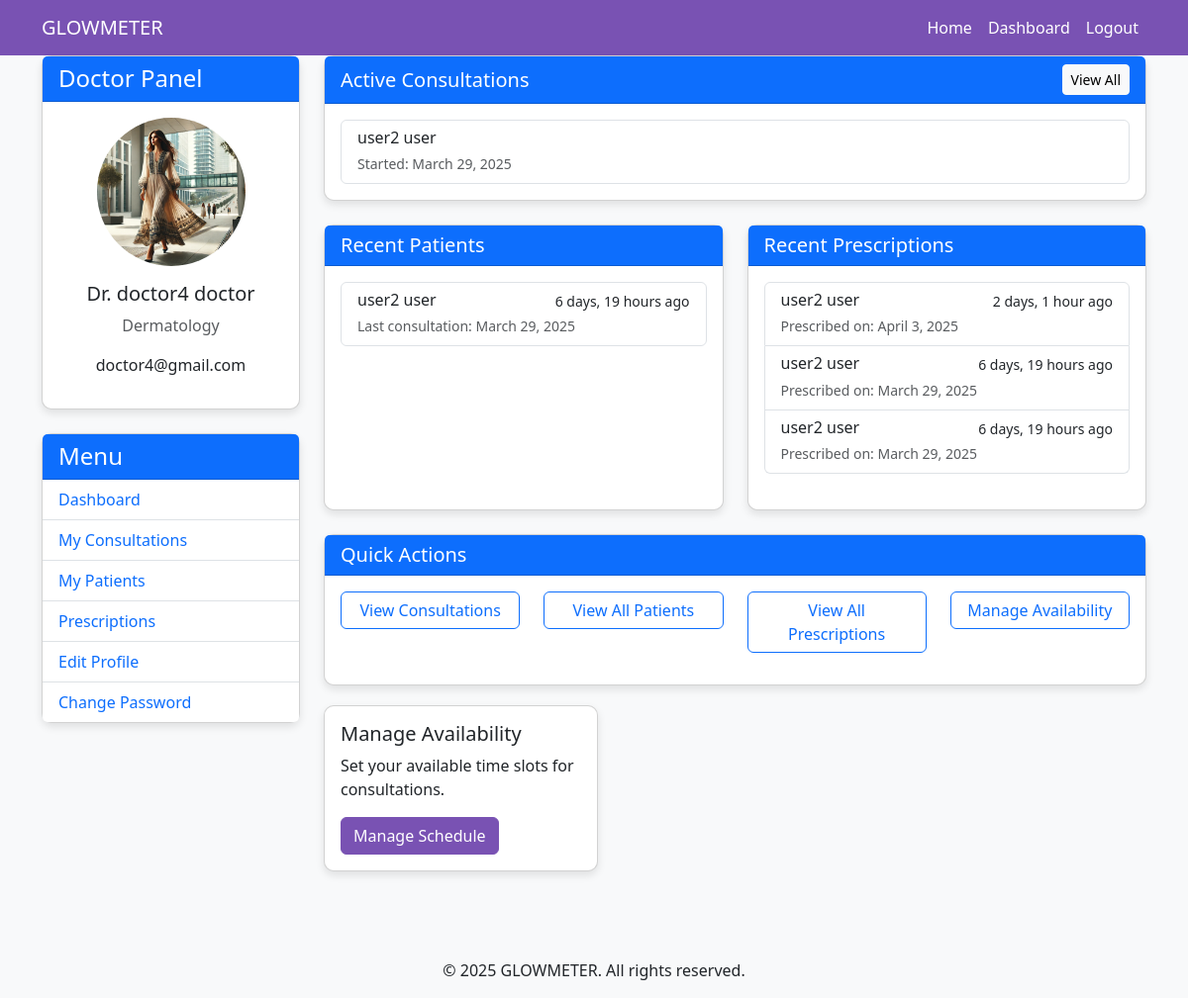
Page /dashboard/ (signed in) on the committed database.
### glowmeter_app/models.py (models this page shows, shortened)
class User(AbstractBaseUser, PermissionsMixin):
    username = None
    email = models.EmailField(unique=True)
    first_name = models.CharField(max_length=30, blank=True)
    last_name = models.CharField(max_length=30, blank=True)
    profile_picture = models.ImageField(upload_to='admins/', null=True, blank=True)
    is_active = models.BooleanField(default=True)
    is_staff = models.BooleanField(default=False)
    is_doctor = models.BooleanField(default=False)
    is_admin = models.BooleanField(default=False)
    date_joined = models.DateTimeField(auto_now_add=True)
    USERNAME_FIELD = 'email'
    REQUIRED_FIELDS = []
    objects = UserManager()

class Doctor(models.Model):
    user = models.OneToOneField(User, on_delete=models.CASCADE, related_name='doctor_profile')
    full_name = models.CharField(max_length=100)
    specialty = models.CharField(max_length=100)
    bio = models.TextField()
    profile_picture = models.ImageField(upload_to='doctors/', null=True, blank=True)
    is_available = models.BooleanField(default=True)

class Consultation(models.Model):
    user = models.ForeignKey(User, on_delete=models.CASCADE, related_name='user_consultations')
    doctor = models.ForeignKey(Doctor, on_delete=models.CASCADE, related_name='doctor_consultations')
    started_at = models.DateTimeField(auto_now_add=True)
    is_active = models.BooleanField(default=True)

class Prescription(models.Model):
    doctor = models.ForeignKey(Doctor, on_delete=models.CASCADE, related_name='prescriptions')
    patient = models.ForeignKey(User, on_delete=models.CASCADE, related_name='prescriptions')
    products = models.ManyToManyField(Product, through='PrescriptionItem')
    created_at = models.DateTimeField(auto_now_add=True)
    notes = models.TextField(blank=True)

### glowmeter_app/views.py (the view)
# urls.py: path('dashboard/', views.dashboard, name='dashboard'),
@login_required
def dashboard(request):
    user = request.user
    if user.is_admin:
        users_count = User.objects.filter(is_doctor=False, is_admin=False).count()
        doctors = Doctor.objects.all()
        consultations_count = Consultation.objects.count()
        products_count = Product.objects.count()
        recent_activities = []
        recent_users = User.objects.filter(is_doctor=False, is_admin=False).order_by('-date_joined')[:5]
        for user in recent_users:
            recent_activities.append({
                'type': 'registration',
                'user': user,
                'timestamp': user.date_joined,
                'message': f"New user registered: {user.first_name} {user.last_name}"
            })
        recent_consultations = Consultation.objects.order_by('-started_at')[:5]
        for consultation in recent_consultations:
            recent_activities.append({
                'type': 'consultation',
                'user': consultation.user,
                'timestamp': consultation.started_at,
                'message': f"New consultation: {consultation.user.first_name} with Dr. {consultation.doctor.full_name}"
            })
        recent_doctors = Doctor.objects.order_by('-user__date_joined')[:5]
        for doctor in recent_doctors:
            recent_activities.append({
                'type': 'doctor',
                'user': doctor.user,
                'timestamp': doctor.user.date_joined,
                'message': f"New doctor registered: Dr. {doctor.full_name}"
            })
        recent_activities.sort(key=lambda x: x['timestamp'], reverse=True)
        recent_activities = recent_activities[:10]  # Get only the 10 most recent activities
        context = {
            'users_count': users_count,
            'doctors': doctors,
            'consultations_count': consultations_count,
            'products_count': products_count,
            'recent_activities': recent_activities,
        }
        return render(request, 'admin_dashboard.html', context)
    elif user.is_doctor:
        active_consultations = Consultation.objects.filter(
            doctor=user.doctor_profile,
            is_active=True
        ).select_related('user').order_by('-started_at')
        recent_consultations = Consultation.objects.filter(
            doctor=user.doctor_profile
        ).select_related('user').order_by('-started_at')[:5]
        recent_prescriptions = Prescription.objects.filter(
            doctor=user.doctor_profile
        ).select_related('patient').order_by('-created_at')[:5]
        for consultation in active_consultations:
            consultation.unread_count = Message.objects.filter(
                consultation=consultation,
                is_read=False
            ).exclude(sender=user).count()
        context = {
            'active_consultations': active_consultations,
            'recent_consultations': recent_consultations,
            'recent_prescriptions': recent_prescriptions
        }
        return render(request, 'doctor_dashboard.html', context)
    else:
        available_doctors = Doctor.objects.filter(is_available=True)
        return render(request, 'user_dashboard.html', {'doctors': available_doctors})

### templates/doctor_dashboard.html (shortened to what this page needs)
{% extends 'base.html' %}
{% block content %}
<div class="container">
    <div class="row">
        <div class="col-md-3">
            <div class="card mb-4">
                <div class="card-header bg-primary text-white">
                    <h4 class="mb-0">Doctor Panel</h4>
                </div>
                <div class="card-body text-center">
                    <div class="mb-3">
                        {% if user.doctor_profile.profile_picture %}
                            <img src="{{ user.doctor_profile.profile_picture.url }}" alt="Doctor" class="img-fluid rounded-circle" style="width: 150px; height: 150px; object-fit: cover;">
                        {% else %}
                            <img src="https://via.placeholder.com/150" alt="Doctor" class="img-fluid rounded-circle">
                        {% endif %}
                    </div>
                    <h5>Dr. {{ user.doctor_profile.full_name }}</h5>
                    <p class="text-muted">{{ user.doctor_profile.specialty }}</p>
                    <p>{{ user.email }}</p>
                </div>
            </div>
            <div class="card">
                <div class="card-header bg-primary text-white">
                    <h4 class="mb-0">Menu</h4>
                </div>
                <ul class="list-group list-group-flush">
                    <li class="list-group-item"><a href="#" class="text-decoration-none">Dashboard</a></li>
                    <li class="list-group-item"><a href="{% url 'my_consultations' %}" class="text-decoration-none">My Consultations</a></li>
                    <li class="list-group-item"><a href="{% url 'doctor_patients' %}" class="text-decoration-none">My Patients</a></li>
                    <li class="list-group-item"><a href="{% url 'view_prescriptions' %}" class="text-decoration-none">Prescriptions</a></li>
                    <li class="list-group-item"><a href="{% url 'edit_profile' %}" class="text-decoration-none">Edit Profile</a></li>
                    <li class="list-group-item"><a href="{% url 'change_password' %}" class="text-decoration-none">Change Password</a></li>
                </ul>
            </div>
        </div>
        <div class="col-md-9">
            <div class="card mb-4">
                <div class="card-header bg-primary text-white d-flex justify-content-between align-items-center">
                    <h5 class="mb-0">Active Consultations</h5>
                    <a href="{% url 'my_consultations' %}" class="btn btn-light btn-sm">View All</a>
                </div>
                <div class="card-body">
                    <div class="list-group">
                        {% for consultation in active_consultations %}
                            <a href="{% url 'consultation' consultation.id %}" class="list-group-item list-group-item-action">
                                <div class="d-flex w-100 justify-content-between align-items-center">
                                    <div>
                                        <h6 class="mb-1">{{ consultation.user.first_name }} {{ consultation.user.last_name }}</h6>
                                        <small class="text-muted">Started: {{ consultation.started_at|date:"F j, Y" }}</small>
                                    </div>
                                </div>
                            </a>
                        {% empty %}
                            <p class="text-center mb-0">No active consultations.</p>
                        {% endfor %}
                    </div>
                </div>
            </div>
            <div class="row">
                <div class="col-md-6 mb-4">
                    <div class="card h-100">
                        <div class="card-header bg-primary text-white">
                            <h5 class="mb-0">Recent Patients</h5>
                        </div>
                        <div class="card-body">
                            <div class="list-group">
                                {% for consultation in recent_consultations %}
                                    <a href="{% url 'consultation' consultation.id %}" class="list-group-item list-group-item-action">
                                        <div class="d-flex w-100 justify-content-between">
                                            <h6 class="mb-1">{{ consultation.user.first_name }} {{ consultation.user.last_name }}</h6>
                                            <small>{{ consultation.started_at|timesince }} ago</small>
                                        </div>
                                        <small class="text-muted">Last consultation: {{ consultation.started_at|date:"F j, Y" }}</small>
                                    </a>
                                {% empty %}
                                    <p class="text-center mb-0">No recent patients.</p>
                                {% endfor %}
                            </div>
                        </div>
                    </div>
                </div>
                <div class="col-md-6 mb-4">
                    <div class="card h-100">
                        <div class="card-header bg-primary text-white">
                            <h5 class="mb-0">Recent Prescriptions</h5>
                        </div>
                        <div class="card-body">
                            <div class="list-group">
                                {% for prescription in recent_prescriptions %}
                                    <a href="{% url 'prescription_detail' prescription.id %}" class="list-group-item list-group-item-action">
                                        <div class="d-flex w-100 justify-content-between">
                                            <h6 class="mb-1">{{ prescription.patient.first_name }} {{ prescription.patient.last_name }}</h6>
                                            <small>{{ prescription.created_at|timesince }} ago</small>
                                        </div>
                                        <small class="text-muted">Prescribed on: {{ prescription.created_at|date:"F j, Y" }}</small>
                                    </a>
                                {% empty %}
                                    <p class="text-center mb-0">No recent prescriptions.</p>
                                {% endfor %}
                            </div>
                        </div>
                    </div>
                </div>
            </div>
            <div class="row">
                <div class="col-12">
                    <div class="card">
                        <div class="card-header bg-primary text-white">
                            <h5 class="mb-0">Quick Actions</h5>
                        </div>
                        <div class="card-body">
                            <div class="row">
                                <div class="col-md-3">
                                    <a href="{% url 'my_consultations' %}" class="btn btn-outline-primary btn-block mb-3 w-100">
                                         View Consultations
                                    </a>
                                </div>
                                <div class="col-md-3">
                                    <a href="{% url 'doctor_patients' %}" class="btn btn-outline-primary btn-block mb-3 w-100">
                                         View All Patients
                                    </a>
                                </div>
                                <div class="col-md-3">
                                    <a href="{% url 'view_prescriptions' %}" class="btn btn-outline-primary btn-block mb-3 w-100">
                                         View All Prescriptions
                                    </a>
                                </div>
                                <div class="col-md-3">
                                    <a href="{% url 'edit_profile' %}" class="btn btn-outline-primary btn-block mb-3 w-100">
                                         Manage Availability
                                    </a>
                                </div>
                            </div>
                        </div>
                    </div>
                </div>
            </div>
            <div class="col-md-4 mb-4">
                <div class="card">
                    <div class="card-body">
                        <h5 class="card-title">Manage Availability</h5>
                        <p class="card-text">Set your available time slots for consultations.</p>
                        <a href="{% url 'manage_availability' %}" class="btn btn-primary">Manage Schedule</a>
                    </div>
                </div>
            </div>
        </div>
    </div>
</div>
{% endblock %}

### templates/base.html (style rules this page uses)
body { font-family: 'Segoe UI', Tahoma, Geneva, Verdana, sans-serif; background-color: #f8f9fa; }
.card { border-radius: 10px; box-shadow: 0 4px 8px rgba(0,0,0,0.1); margin-bottom: 20px; }
.btn-primary { background-color: #7952b3; border-color: #7952b3; }

### rows in the picture
User: doctor_profile.profile_picture (picture), doctor_profile.full_name "doctor4 doctor", doctor_profile.specialty "Dermatology", email "doctor4@gmail.com"
Consultation: user.first_name "user2", user.last_name "user", started_at "March 29, 2025", started_at "6 days, 19 hours"
Prescription: patient.first_name "user2", patient.last_name "user", created_at "2 days, 1 hour", created_at "April 3, 2025"
Prescription: patient.first_name "user2", patient.last_name "user", created_at "6 days, 19 hours", created_at "March 29, 2025"
Prescription: patient.first_name "user2", patient.last_name "user", created_at "6 days, 19 hours", created_at "March 29, 2025"
